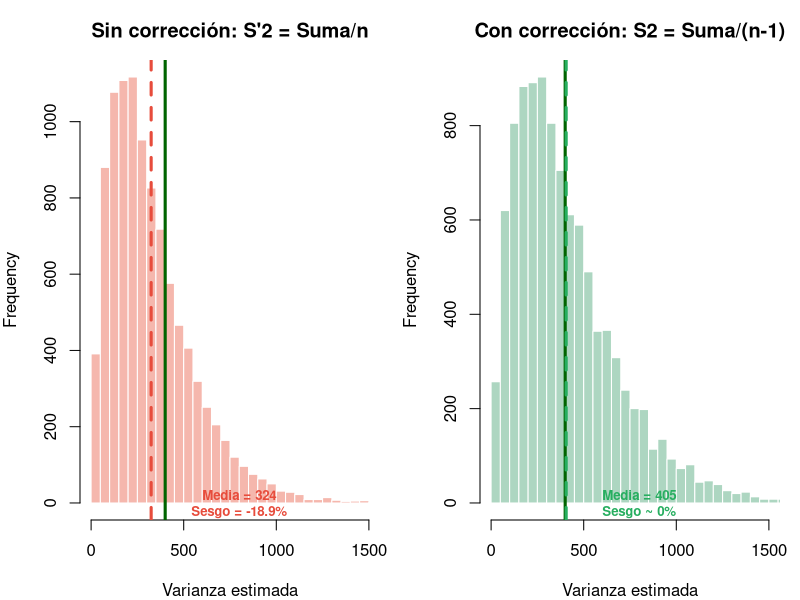
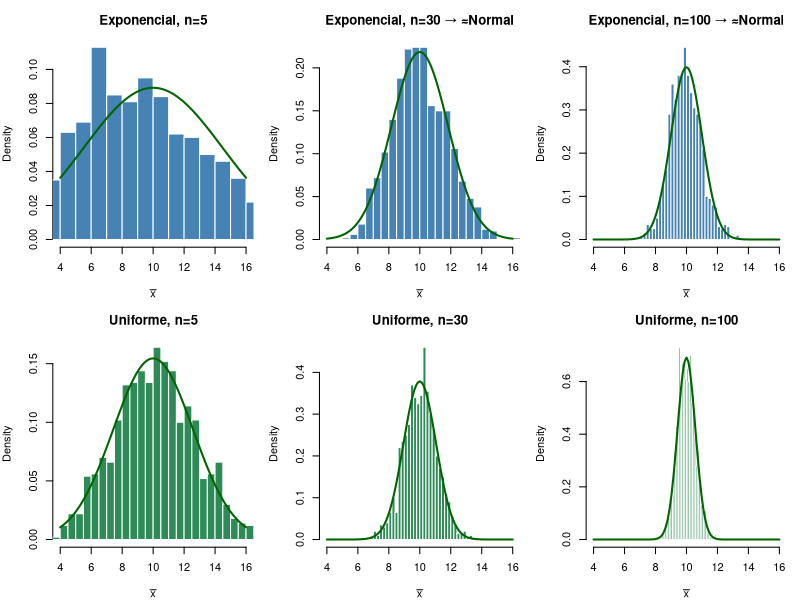
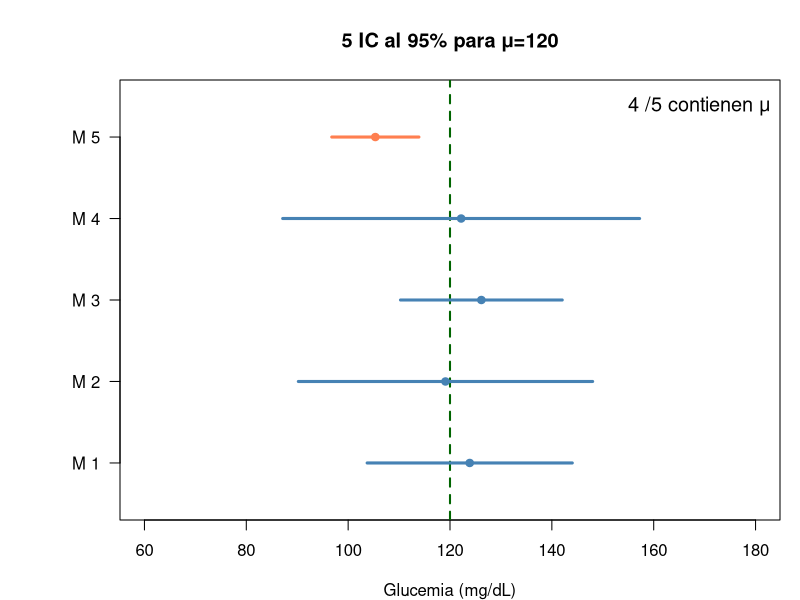
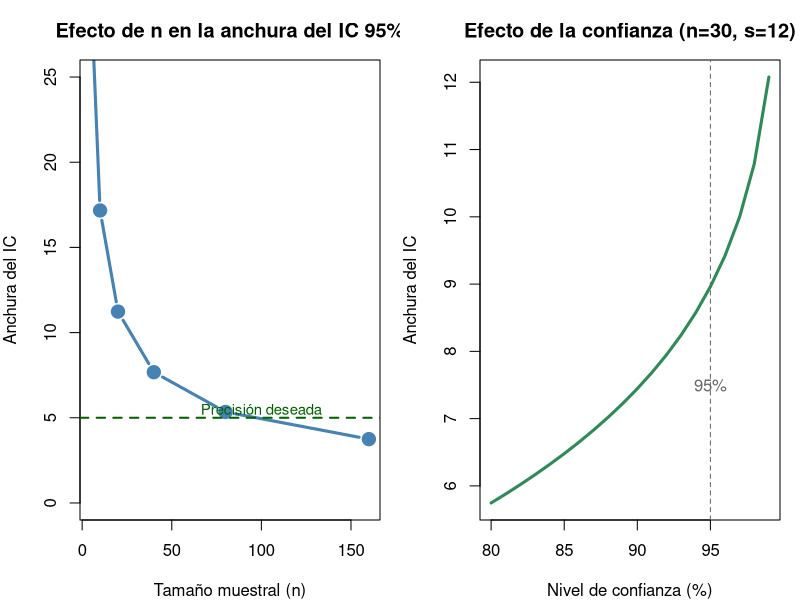
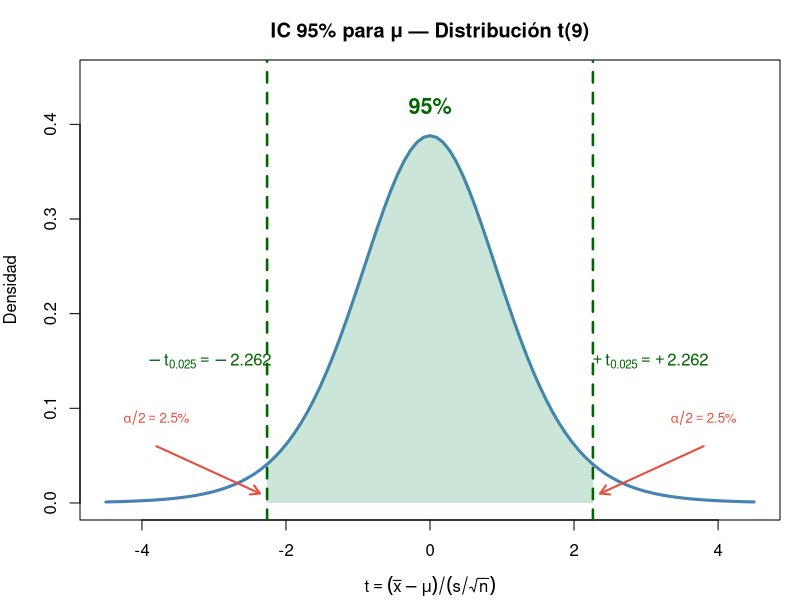
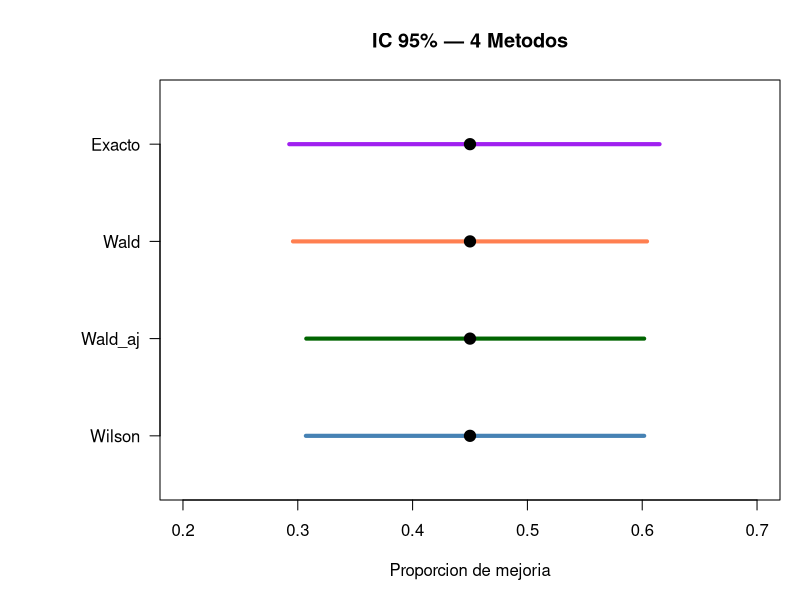
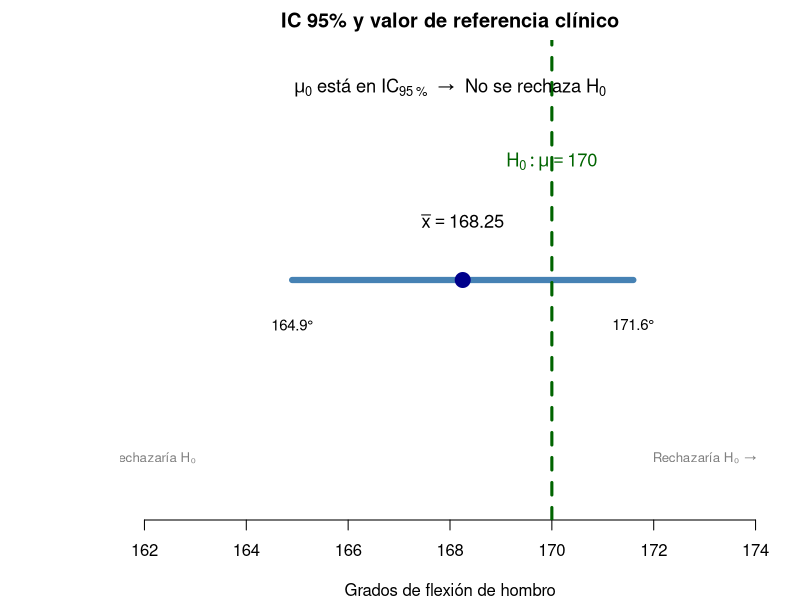

R code for these plots, in order:
## ---- chunk 1
#| fig-height: 5
set.seed(42)
n <- 5; sigma2 <- 400; Nsim <- 10000
S2_prime <- replicate(Nsim, {x <- rnorm(n, 150, sqrt(sigma2)); sum((x-mean(x))^2)/n})
S2_correct <- S2_prime * n/(n-1)  # S² = S'² × n/(n-1)

par(mfrow=c(1,2), mar=c(4,4,3,1))
hist(S2_prime, col=rgb(0.9,0.3,0.2,0.4), border="white", breaks=40,
     main="Sin corrección: S'2 = Suma/n",
     xlab="Varianza estimada", xlim=c(0,1500))
abline(v=sigma2, col="darkgreen", lwd=3); abline(v=mean(S2_prime), col="#e74c3c", lwd=3, lty=2)
text(800, 0.003, paste0("Media = ",round(mean(S2_prime),0),"\nSesgo = -",round(100*(1-mean(S2_prime)/sigma2),1),"%"),
     col="#e74c3c", font=2, cex=0.8)

hist(S2_correct, col=rgb(0.2,0.6,0.4,0.4), border="white", breaks=40,
     main="Con corrección: S2 = Suma/(n-1)",
     xlab="Varianza estimada", xlim=c(0,1500))
abline(v=sigma2, col="darkgreen", lwd=3); abline(v=mean(S2_correct), col="#27ae60", lwd=3, lty=2)
text(800, 0.003, paste0("Media = ",round(mean(S2_correct),0),"\nSesgo ~ 0%"),
     col="#27ae60", font=2, cex=0.8)
par(mfrow=c(1,1))
## ---- chunk 2
#| fig-height: 5.2
par(mfrow=c(2,3), mar=c(4,4,3,1)); set.seed(123)
for(n in c(5, 30, 100)){
  medias <- replicate(1000, mean(rexp(n, rate=1/10)))
  hist(medias, col="steelblue", border="white", breaks=30, freq=FALSE,
       main=paste0("Exponencial, n=", n, if(n>=30){" → ≈Normal"}else{""}),
       xlab=expression(bar(x)), xlim=c(4,16))
  curve(dnorm(x, 10, 10/sqrt(n)), add=T, col="darkgreen", lwd=2)
}
for(n in c(5, 30, 100)){
  medias <- replicate(1000, mean(runif(n, 0, 20)))
  hist(medias, col="seagreen", border="white", breaks=30, freq=FALSE,
       main=paste0("Uniforme, n=", n), xlab=expression(bar(x)), xlim=c(4,16))
  curve(dnorm(x, 10, sqrt((20^2/12)/n)), add=T, col="darkgreen", lwd=2)
}
par(mfrow=c(1,1))
## ---- chunk 3
#| fig-height: 5
set.seed(123); mu<-120; sigma<-20; n<-5; t_crit<-qt(0.975,n-1)
par(mar=c(4,6,4,1)); plot(NA, xlim=c(60,180), ylim=c(0.5,5.5), yaxt="n",
     xlab="Glucemia (mg/dL)", ylab="", main="5 IC al 95% para μ=120")
axis(2, at=1:5, labels=paste("M",1:5), las=2); abline(v=120, col="darkgreen", lwd=2, lty=2)
contiene<-0
for(i in 1:5){m<-rnorm(n,mu,sigma); ic<-mean(m)+c(-1,1)*t_crit*sd(m)/sqrt(n)
  col<-if(ic[1]<=120&ic[2]>=120){contiene<-contiene+1;"steelblue"}else{"coral"}
  lines(ic, c(i,i), col=col, lwd=3); points(mean(m), i, pch=19, col=col)}
legend("topright", paste(contiene,"/5 contienen μ"), bty="n", cex=1.2)
## ---- chunk 4
x<-c(162,176,169,165,171,169,172,168,167,175)
n<-length(x); xbar<-mean(x); s<-sd(x); t_crit<-qt(0.975,n-1)
d<-t_crit*s/sqrt(n)
cat("n =", n, "xbar =", round(xbar,2), "s =", round(s,2),
    "\nt(0.025, 9) =", round(t_crit,3),
    "\nIC 95%: (", round(xbar-d,2), ",", round(xbar+d,2), ") mg/dL",
    "\nPrecisión d =", round(d,2), "mg/dL")
## ---- chunk 5
#| fig-height: 5
par(mfrow=c(1,2), mar=c(4,4,3,1))
# Efecto de n (misma s, misma confianza)
s<-12; conf<-0.95
ns<-c(5,10,20,40,80,160)
widths<-sapply(ns,function(n){2*qt((1+conf)/2,n-1)*s/sqrt(n)})
plot(ns, widths, type="b", pch=19, col="steelblue", lwd=3, cex=1.5,
     main="Efecto de n en la anchura del IC 95%",
     xlab="Tamaño muestral (n)", ylab="Anchura del IC", ylim=c(0,25))
abline(h=5, lty=2, col="darkgreen", lwd=2)
text(100, 5.5, "Precisión deseada", col="darkgreen", cex=0.9)

# Efecto de la confianza (mismo n, misma s)
n<-30; confs<-seq(0.80,0.99,0.01)
widths2<-sapply(confs,function(c){2*qt((1+c)/2,n-1)*s/sqrt(n)})
plot(confs*100, widths2, type="l", lwd=3, col="seagreen",
     main="Efecto de la confianza (n=30, s=12)",
     xlab="Nivel de confianza (%)", ylab="Anchura del IC")
abline(v=95, lty=2, col="grey40")
text(95, 7.5, "95%", col="grey40")
par(mfrow=c(1,1))
## ---- chunk 6
#| fig-height: 5
x <- c(162,176,169,165,171,169,172,168,167,175)
n <- length(x); xbar <- mean(x); s <- sd(x)
t_crit <- qt(0.975, n-1)

curve(dt(x, n-1), -4.5, 4.5, lwd = 3, col = "steelblue",
      main = "IC 95% para μ — Distribución t(9)",
      xlab = expression(t == (bar(x)-mu)/(s/sqrt(n))), ylab = "Densidad",
      ylim = c(0, 0.45))
# Región central 95%
xc <- seq(-t_crit, t_crit, 0.01)
yc <- dt(xc, n-1)
polygon(c(xc, rev(xc)), c(yc, rep(0, length(yc))),
        col = rgb(0.2, 0.6, 0.4, 0.25), border = NA)
# Líneas críticas
abline(v = c(-t_crit, t_crit), col = "darkgreen", lwd = 2.5, lty = 2)
# Anotaciones
text(0, 0.42, "95%", col = "darkgreen", font = 2, cex = 1.3)
text(-t_crit - 0.8, 0.15, expression(-t[0.025] == -2.262), col = "darkgreen")
text(t_crit + 0.8, 0.15, expression(+t[0.025] == +2.262), col = "darkgreen")
arrows(-3.8, 0.06, -t_crit - 0.1, 0.01, col = "#e74c3c", lwd = 2, length = 0.1)
arrows(3.8, 0.06, t_crit + 0.1, 0.01, col = "#e74c3c", lwd = 2, length = 0.1)
text(-3.8, 0.09, expression(alpha/2 == 2.5*"%"), col = "#e74c3c", cex = 0.8)
text(3.8, 0.09, expression(alpha/2 == 2.5*"%"), col = "#e74c3c", cex = 0.8)
## ---- chunk 7
s_piloto <- 4.06; d_deseada <- 3; alpha <- 0.05
# Iteración
n0 <- ceiling((qnorm(1-alpha/2) * s_piloto / d_deseada)^2)
n1 <- ceiling((qt(1-alpha/2, n0-1) * s_piloto / d_deseada)^2)
n2 <- ceiling((qt(1-alpha/2, n1-1) * s_piloto / d_deseada)^2)
cat("n0 (z) =", n0, "→ n1 (t,", n0-1, "gl) =", n1, "→ n2 (t,", n1-1, "gl) =", n2)
## ---- chunk 8
x <- c(168,174,162,170,166,172,164,170)
n<-length(x); xbar<-mean(x); s<-sd(x); t_crit<-qt(0.975,n-1)
IC_lo<-xbar-t_crit*s/sqrt(n); IC_hi<-xbar+t_crit*s/sqrt(n)
cat("IC 95%: (", round(IC_lo,1), ",", round(IC_hi,1), ")°",
    "\nPrecision d =", round(t_crit*s/sqrt(n),2), "°")
## ---- chunk 9
x<-18; n<-40; z<-qnorm(0.975)
# Wilson
den<-n+z^2; cent<-(x+z^2/2)/den; marg<-z/den*sqrt(x*(n-x)/n+z^2/4)
cat("IC 95% Wilson: (", round(cent-marg,3), ",", round(cent+marg,3), ")",
    "\n→ Entre", round(100*(cent-marg),1), "% y", round(100*(cent+marg),1), "%",
    "\nPrecisión: ±", round(marg*100,1), "pp")
## ---- chunk 10
cat("IC 90%: z =", round(qnorm(0.95),3),
    "\nIC 95%: z =", round(qnorm(0.975),3),
    "\nIC 99%: z =", round(qnorm(0.995),3))
## ---- chunk 11
n<-ceiling((qnorm(0.975)/0.05)^2 * 0.45 * 0.55)
cat("n necesario =", n, "pacientes")
## ---- chunk 12
# IC exacto de Clopper-Pearson en R
x <- 18; n <- 40
ic_exacto <- binom.test(x, n, conf.level = 0.95)$conf.int
cat("IC 95% exacto (Clopper-Pearson): (", round(ic_exacto[1], 3), ",", round(ic_exacto[2], 3), ")")

# Comparación con Wilson
z <- qnorm(0.975); den <- n + z^2
cent <- (x + z^2/2)/den; marg <- z/den * sqrt(x*(n-x)/n + z^2/4)
cat("\nIC 95% Wilson:                    (", round(cent - marg, 3), ",", round(cent + marg, 3), ")")
cat("\n\nClopper-Pearson es más ancho (conservador) pero garantiza cobertura ≥ 95%.")
## ---- chunk 13
#| fig-height: 4.5
x<-18; n<-40; alpha<-0.05; z<-qnorm(1-alpha/2); p_hat<-x/n
den<-n+z^2; w_cent<-(x+z^2/2)/den; w_marg<-z/den*sqrt(x*(n-x)/n+z^2/4)
wilson<-c(w_cent-w_marg, w_cent+w_marg)
p_tilde<-(x+2)/(n+4); wa_marg<-z*sqrt(p_tilde*(1-p_tilde)/(n+4))
wald_adj<-c(p_tilde-wa_marg, p_tilde+wa_marg)
wald<-c(p_hat-z*sqrt(p_hat*(1-p_hat)/n), p_hat+z*sqrt(p_hat*(1-p_hat)/n))
exacto<-binom.test(x,n,conf.level=0.95)$conf.int
ics<-rbind(Wilson=wilson, Wald_aj=wald_adj, Wald=wald, Exacto=exacto)
par(mar=c(5,8,4,1))
plot(NA, xlim=c(0.2,0.7), ylim=c(0.5,4.5), yaxt="n", ylab="",
     xlab="Proporcion de mejoria", main="IC 95% — 4 Metodos")
axis(2, at=1:4, labels=rownames(ics), las=2)
for(i in 1:4){lines(ics[i,], c(i,i), lwd=4, col=c("steelblue","darkgreen","coral","purple")[i])
  points(p_hat, i, pch=19, cex=1.5)}
## ---- chunk 14
xbar<-169.4; s<-4.30; n<-10; SE<-s/sqrt(n); tc<-qt(0.975,9)
for(mu0 in c(170, 175, 165)){
  t_stat<-(xbar-mu0)/SE; en_IC<-mu0>=xbar-tc*SE & mu0<=xbar+tc*SE
  cat("mu0 =", mu0, "| t =", round(t_stat,3), "| Rechaza:", abs(t_stat)>tc, "| En IC:", en_IC, "\n")
}
## ---- chunk 15
n <- 36; xbar <- 3.2; s <- 1.5
SE <- s / sqrt(n)
IC <- xbar + c(-1, 1) * qt(0.975, n-1) * SE
cat("IC 95%: [", round(IC[1], 2), ",", round(IC[2], 2), "]",
    "\nTamaño muestral para error=0.5:", ceiling((qnorm(0.975)*s/0.5)^2))
## ---- chunk 16
#| fig-height: 3.5
par(mar=c(4,6,2,1))
plot(NA, xlim=c(162, 174), ylim=c(0.5, 3.5), yaxt="n", ylab="", bty="n",
     xlab="Grados de flexión de hombro", main="IC 95% y valor de referencia clínico")
ic_lo <- 164.9; ic_hi <- 171.6; xbar <- 168.25; mu0 <- 170
lines(c(ic_lo, ic_hi), c(2,2), lwd=6, col="steelblue")
points(xbar, 2, pch=19, cex=2, col="darkblue")
text(xbar, 2.4, expression(bar(x) == 168.25), cex=1.1)
text(ic_lo, 1.7, "164.9°", cex=0.9); text(ic_hi, 1.7, "171.6°", cex=0.9)
abline(v=mu0, col="darkgreen", lwd=3, lty=2)
text(mu0, 2.8, expression(H[0]: mu == 170), col="darkgreen", cex=1.1)
text(168, 3.3, expression(mu[0] * " está en " * IC[95 ~ "%"] * "  →  No se rechaza " * H[0]), cex=1.1, font=2)
text(162, 0.8, "← Rechazaría H₀", col="grey50", cex=0.8)
text(173, 0.8, "Rechazaría H₀ →", col="grey50", cex=0.8)
## ---- chunk 17
n <- 36; xbar <- 3.2; s <- 1.5
SE <- s / sqrt(n)
IC <- xbar + c(-1, 1) * qt(0.975, n-1) * SE
cat("IC 95%: [", round(IC[1], 2), ",", round(IC[2], 2), "]",
    "\nTamaño muestral para error=0.5:", ceiling((qnorm(0.975)*s/0.5)^2))
